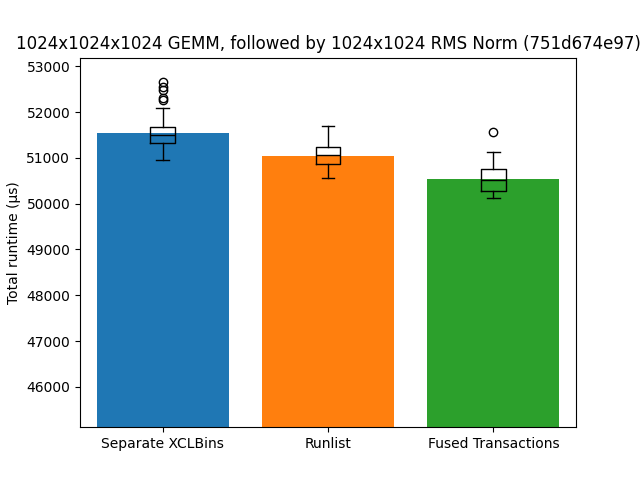

Recreate this plot in Python.
#!/usr/bin/env python3

import re

def parse_output(path):
    out = []
    with open(path) as f:
        for line in f:
            # regex match the following line and extract the microseconds number as an int and add it to the list
            # "Elapsed time for all kernel executions:     6127 μs"
            match = re.search(r"Elapsed time for all kernel executions:\s+(\d+)\s+μs", line)
            if match:
                out.append(int(match.group(1)))
    return out

separate_xclbins = parse_output("run_0.txt")

runlist = parse_output("run_1.txt")

fused_txns = parse_output("run_2.txt")

import numpy as np

import matplotlib.pyplot as plt

bars = [
    {
        "label": "Separate XCLBins",
        "values": separate_xclbins
    },
    {
        "label": "Runlist",
        "values": runlist
    },
    {
        "label": "Fused Transactions",
        "values": fused_txns
    }
]

xs = list(range(len(bars)))

print(f"Separate XCLBins:   {np.mean(separate_xclbins):6.0f} μs"),
print(f"Runlist:            {np.mean(runlist):6.0f} μs")
print(f"Fused Transactions: {np.mean(fused_txns):6.0f} μs")
print()
print(f"Runlist vs separate XCLBins:            {np.mean(runlist) - np.mean(separate_xclbins):6.0f} μs")
print(f"Fused transactions vs runlist:          {np.mean(fused_txns) - np.mean(runlist):6.0f} μs")
print(f"Fused transactions vs separate XCLBins: {np.mean(fused_txns) - np.mean(separate_xclbins):6.0f} μs")

for zoomed_out in [True, False]:
    fig, ax = plt.subplots()
    for x, bar in zip(xs, bars):
        ax.bar(x, np.mean(bar["values"]), label=bar["label"])
        ax.boxplot(positions=[x], x=bar["values"], medianprops={"color" : "black"})

    if not zoomed_out:
        ax.set_ylim([0.9*min(np.min(bar["values"]) for bar in bars), 1.01*max(np.max(bar["values"]) for bar in bars)])

    ax.set_xticks(xs)
    ax.set_xticklabels([bar["label"] for bar in bars])
    ax.set_ylabel("Total runtime (μs)")
    ax.set_title("1024x1024x1024 GEMM, followed by 1024x1024 RMS Norm (751d674e97)")

    plt.savefig("eval.png" if not zoomed_out else "eval_zoomed_out.png")